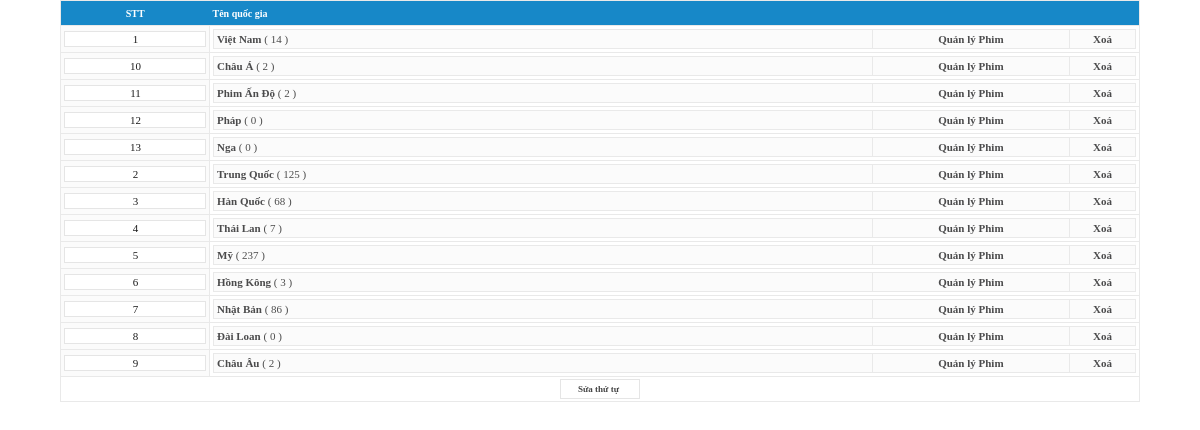
The app's page /admincp/index.php?act=country&mode=edit (signed in) with its own data.
### tables this page shows
CREATE TABLE IF NOT EXISTS `table_country` (
  `country_id` tinyint(3)  AUTO_INCREMENT,
  `country_name_key` text DEFAULT '',
  `country_name_tag` text DEFAULT '',
  `country_name_des` text DEFAULT '',
  `country_name_title` text DEFAULT '',
  `country_name_ascii` varchar(50) DEFAULT '',
  `country_order` varchar(50) DEFAULT '',
  `country_name` varchar(250) DEFAULT '0',
  PRIMARY KEY (`country_id`)
);

### inc/init.php (called while the page is built, shortened)
<?php
include('_dbconnect.php');
$mysql = new mysql;
?>

### inc/_config.php (called while the page is built, shortened)
<?php
$tb_prefix			= 'table_';
include("init.php");
?>

### inc/_dbconnect.php (called while the page is built, shortened)
<?php
class mysql {
	function query($input){
		$q = @mysql_query($input) or $this->show_error("<b>Lỗi MySQL Query</b> : ".mysql_error(),$input);
		return $q;
	}
	function fetch_array($query_id, $type=MYSQL_BOTH){
		$fa = @mysql_fetch_array($query_id,$type);
		return $fa;
	}
}
?>

### inc/_functions.php (called while the page is built, shortened)
<?php
function get_total($table,$f1,$f2 = '') {
	global $mysql, $tb_prefix;
	$q = "SELECT COUNT($f1) FROM ".$tb_prefix.$table;
	$q .= ($f2)?" ".$f2:'';
	$tt = $mysql->fetch_array($mysql->query($q));
	return $tt[0];
}
?>

### admincp/country.php (the view, shortened to what this page needs)
<?php
$edit_url = 'index.php?act=country&mode=edit';
$inp_arr = array(
		'name'	=> array(
			'table'	=>	'country_name',
			'name'	=>	'Tên quốc gia',
			'type'	=>	'free'
		),
		'name_ascii'	=>	array(
			'table'	=>	'country_name_ascii',
			'type'	=>	'hidden_value',
			'value'	=>	'',
			'change_on_update'	=>	true,
		),
		'name_title'	=> array(
			'table'	=>	'country_name_title',
			'name'	=>	'Thẻ Title',
			'type'	=>	'free',
			'can_be_empty'	=>	true,
		),
		'name_key'	=> array(
			'table'	=>	'country_name_key',
			'name'	=>	'Thẻ Key',
			'type'	=>	'free',
			'can_be_empty'	=>	true,
		),
		'name_des'	=> array(
			'table'	=>	'country_name_des',
			'name'	=>	'Thẻ DES',
			'type'	=>	'free',
			'can_be_empty'	=>	true,
		),
		'order'	=> array(
			'table'	=>	'country_order',
			'name'	=>	'Thứ tự',
			'type'	=>	'number',
			'can_be_empty'	=>	true,
		),
		'name_tag'	=>	array(
			'table'	=>	'country_name_tag',
			'name'	=>	'Thêm Key Quốc Gia',
			'type'	=>	'free',
			'can_be_empty'	=>	true,
		),
);
if ($mode == 'edit') {
	if ($country_id) {
		if (!$_POST['submit']) {
			$q = $mysql->query("SELECT * FROM ".$tb_prefix."country WHERE country_id = '$country_id'");
			$r = $mysql->fetch_array($q);
			foreach ($inp_arr as $key=>$arr) $$key = $r[$arr['table']];
		}
		else {
			$error_arr = array();
			$error_arr = $form->checkForm($inp_arr);
			if (!$error_arr) {
				$inp_arr['name_ascii']['value'] = strtolower(get_ascii($name));
				$sql = $form->createSQL(array('UPDATE',$tb_prefix.'country','country_id','country_id'),$inp_arr);
				eval('$mysql->query("'.$sql.'");');
				echo "Đã sửa xong <meta http-equiv='refresh' content='0;url=".$edit_url."'>";
				exit();
			}
		}
		$warn = $form->getWarnString($error_arr);
		$form->createForm('Sửa quốc gia',$inp_arr,$error_arr);
	}
	else {
		echo "<table width=90% align=center cellpadding=2 cellspacing=0 class=border><form method=post>";
		echo "<tr><td align=center class=title width=5%>STT</td><td class=title style='border-right:0'>Tên quốc gia</td></tr>";
		$country_query = $mysql->query("SELECT * FROM ".$tb_prefix."country ORDER BY country_order ASC");
		while ($country = $mysql->fetch_array($country_query)) {
			$tt = get_total('film','film_id',"WHERE film_country = ".$country['country_id']."");
			$iz = $country['country_order'];
			echo "<tr><td class=fr_2><input onclick=this.select() type=text name='o".$country['country_id']."' value='$iz' style='text-align:center'></td><td class=fr><table width=100% cellpadding=2 cellspacing=0 class=border>";
			echo "<tr><td class=fr_2 width=50%><a href='$link&country_id=".$country['country_id']."'><b> ".$country['country_name']."</b></a> ( ".$tt." )</td><td class=fr_2 width='15%' align=center><a href='?act=film&mode=edit&country_id=".$country['country_id']."'><b>Quản lý Phim</b></a></td><td class=fr_2 width='5%' align=center><a href=# onclick=check_del(".$country['country_id'].")><b>Xoá</b></a></td></tr>";
			echo "</table></td></tr>";
		}
		echo '<tr><td colspan="4" align="center"><input type="submit" name="sbm" class=submit value="Sửa thứ tự"></td></tr>';
		echo '</form></table>';
	}
}
		?>

### admincp/style.css (style rules this page uses)
Table,Tr,Td { Font-size: 11px; Font-family: Verdana; border-collapse: collapse; }
A { color: #4B4B4C; text-decoration: none; font-family: Verdana; }
Input,Textarea,Button,Select { Font-family: Verdana; Font-size: 11px; border: 1px solid #E5E5E5; vertical-align:middle; padding-left:3px; margin:0; background: #FFF; color: #1D1D1D; }
form { margin: 0; padding:0 }
.border { border: #E9E9E9 1px solid; }
.submit { COLOR: #454545; font-weight: bold; border: 1 solid #DDDDDD; background-color: #FFF; font-size: 9px; font-family: Verdana; height: 20px; width: 80px; }
.title { background-color: #1788C8; padding: 3px; color: #FFF; font-size: 10px; font-family: Verdana; font-weight: bold; height: 25px; }
.fr, .fr_2 { border: 1px solid #E9E9E9; padding: 3px; background-color: #FFF; }
.fr_2 { background-color: #FBFBFB; }

### records on screen
table_country: o1 "1", country_name "Việt Nam", tt "14"
table_country: country_id+country_order "10", country_name "Châu Á", tt "2"
table_country: country_id+country_order "11", country_name "Phim Ấn Độ", tt "2"
table_country: country_id+country_order "12", country_name "Pháp", tt "0"
table_country: country_id+country_order "13", country_name "Nga", tt "0"
table_country: o2 "2", country_name "Trung Quốc", tt "125"
table_country: o3 "3", country_name "Hàn Quốc", tt "68"
table_country: o4 "4", country_name "Thái Lan", tt "7"
table_country: o5 "5", country_name "Mỹ", tt "237"
table_country: country_id+country_order "6", country_name "Hồng Kông", tt "3"
table_country: country_id+country_order "7", country_name "Nhật Bản", tt "86"
table_country: country_id+country_order "8", country_name "Đài Loan", tt "0"
table_country: country_id+country_order "9", country_name "Châu Âu", tt "2"
